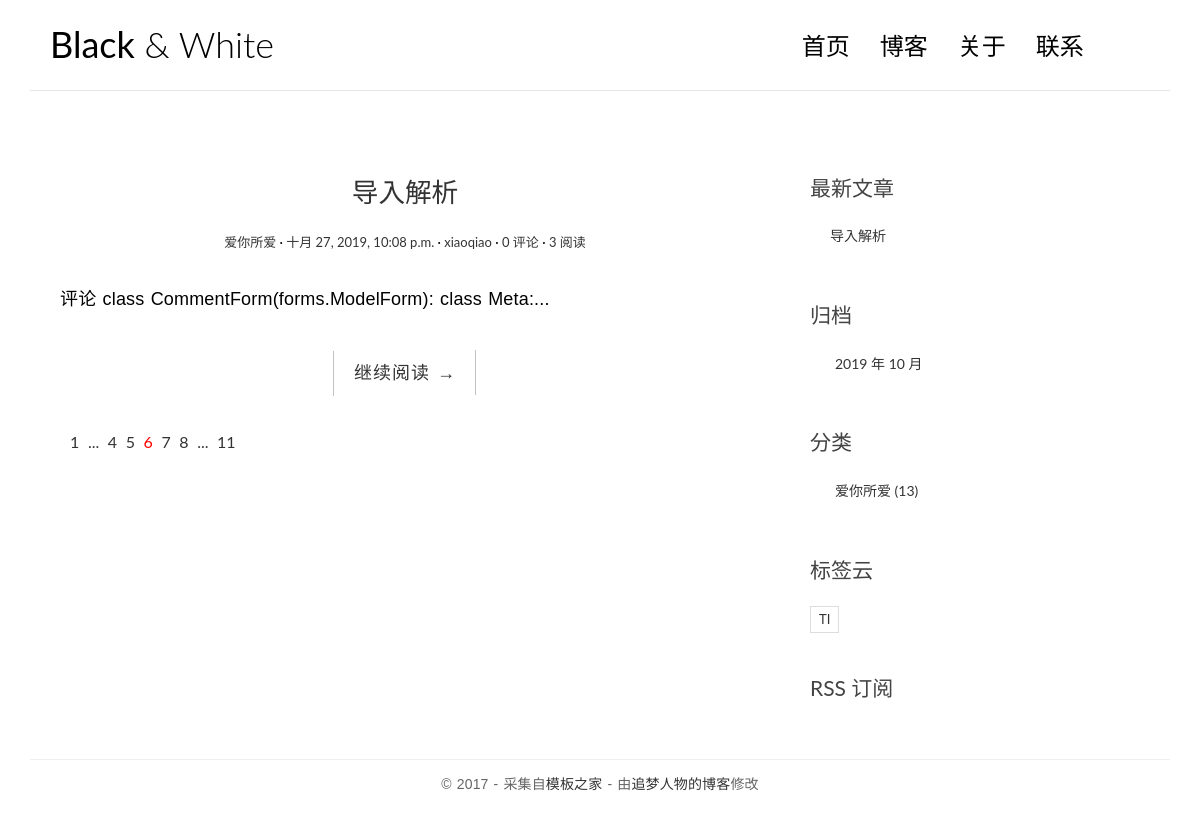
The page / on the database its author committed.
### blog/models.py (models this page shows, shortened)
class Post(models.Model):
    title = models.CharField('标题', max_length=70)
    body = models.TextField('正文')
    created_time = models.DateTimeField('创建时间', default=timezone.now)
    modified_time = models.DateTimeField('修改时间')
    excerpt = models.CharField('摘要', max_length=200, blank=True)
    category = models.ForeignKey(Category, verbose_name='分类', on_delete=models.CASCADE)
    tags = models.ManyToManyField(Tag, verbose_name='标签', blank=True)
    author = models.ForeignKey(User, verbose_name='作者', on_delete=models.CASCADE)
    views = models.PositiveIntegerField(default=0, editable=False)
    class Meta:
        verbose_name = '文章'
        verbose_name_plural = verbose_name
        ordering = ['-created_time']
    def get_absolute_url(self):
        return reverse('blog:detail', kwargs={'pk': self.pk})

class Category(models.Model):
    name = models.CharField('分类名', max_length=100)
    class Meta:
        verbose_name = '分类'
        verbose_name_plural = verbose_name

class Tag(models.Model):
    name = models.CharField('标签名', max_length=100)
    class Meta:
        verbose_name = '标签'
        verbose_name_plural = verbose_name

### blog/views.py (the view)
# urls.py: path('', views.IndexView.as_view(), name='index'),
class IndexView(ListView):
    model = Post
    template_name = 'blog/index.html'
    context_object_name = 'post_list'

### blog/templatetags/blog_extras.py (called while the page is built)
@register.inclusion_tag('blog/inclusions/_recent_posts.html', takes_context=True)
def show_recent_posts(context, num=5):
    return {
        'recent_post_list': Post.objects.all()[:num],
    }

@register.inclusion_tag('blog/inclusions/_archives.html', takes_context=True)
def show_archives(context):
    return {
        'date_list': Post.objects.dates('created_time', 'month', order='DESC'),
    }

@register.inclusion_tag('blog/inclusions/_categories.html', takes_context=True)
def show_categories(context):
    return {
        'category_list': Category.objects.all(),
    }

@register.inclusion_tag('blog/inclusions/_tags.html', takes_context=True)
def show_tags(context):
    return {
        'tag_list': Tag.objects.all(),
    }

### templates/blog/index.html
{% extends 'base.html' %}
{% block main %}
  {% for post in post_list %}
    <article class="post post-{{ post.pk }}">
      <header class="entry-header">
        <h1 class="entry-title">
          <a href="{{ post.get_absolute_url }}">{{ post.title }}</a>
        </h1>
        <div class="entry-meta">
          <span class="post-category"><a href="#">{{ post.category.name }}</a></span>
          <span class="post-date"><a href="#"><time class="entry-date"
                                                    datetime="{{ post.created_time }}">{{ post.created_time }}</time></a></span>
          <span class="post-author"><a href="#">{{ post.author }}</a></span>
          <span class="comments-link"><a href="{{ post.get_absolute_url }}#comment-area">{{ post.comment_set.count }} 评论</a></span>
          <span class="views-count"><a href="{{ post.get_absolute_url }}">{{ post.views }} 阅读</a></span>
        </div>
      </header>
      <div class="entry-content clearfix">
        <p>{{ post.excerpt }}...</p>
        <div class="read-more cl-effect-14">
          <a href="{{ post.get_absolute_url }}" class="more-link">继续阅读 <span class="meta-nav">→</span></a>
        </div>
      </div>
    </article>
  {% empty %}
    <div class="no-post">暂时还没有发布的文章！</div>
  {% endfor %}
  <div class="pagination">
    <ul>
      <li><a href="">1</a></li>
      <li><a href="">...</a></li>
      <li><a href="">4</a></li>
      <li><a href="">5</a></li>
      <li class="current"><a href="">6</a></li>
      <li><a href="">7</a></li>
      <li><a href="">8</a></li>
      <li><a href="">...</a></li>
      <li><a href="">11</a></li>
    </ul>
  </div>
{% endblock main %}

### templates/blog/inclusions/_recent_posts.html
<div class="widget widget-recent-posts">
  <h3 class="widget-title">最新文章</h3>
  <ul>
    {% for post in recent_post_list %}
      <li>
        <a href="{{ post.get_absolute_url }}">{{ post.title }}</a>
      </li>
    {% empty %}
      暂无文章！
    {% endfor %}
  </ul>
</div>

### templates/blog/inclusions/_categories.html
<div class="widget widget-category">
  <h3 class="widget-title">分类</h3>
  <ul>
    {% for category in category_list %}
      <li>
        <a href="{% url 'blog:category' category.pk %}">{{ category.name }} <span class="post-count">(13)</span></a>
      </li>
    {% empty %}
      暂无分类！
    {% endfor %}
  </ul>
</div>

### templates/blog/inclusions/_tags.html
<div class="widget widget-tag-cloud">
  <h3 class="widget-title">标签云</h3>
  <ul>
    {% for tag in tag_list %}
      <li>
        <a href="{% url 'blog:tag' tag.pk %}">{{ tag.name }}</a>
      </li>
    {% empty %}
      暂无标签！
    {% endfor %}
  </ul>
</div>

### blog/static/blog/css/custom.css (style rules this page uses)
* { outline: none; }
h1, h2, h3, h4, h5, h6 { margin-top: 0; }
a { color: #333; }
body { color: #444; font-family: 'Lato', sans-serif; }
p { font-family: 'Ubuntu', sans-serif; font-weight: 400; word-spacing: 1px; letter-spacing: 0.01em; }
.post { background: #fff; padding: 30px 30px 0; }
.entry-title { text-align: center; font-size: 1.9em; margin-bottom: 20px; line-height: 1.6; padding: 10px 20px 0; }
.entry-meta { text-align: center; color: #DDDDDD; font-size: 13px; margin-bottom: 30px; }
.entry-content { font-size: 18px; line-height: 1.9; font-weight: 300; color: #000; }
.post-category::after, .post-date::after, .post-author::after, .comments-link::after { content: ' ·'; color: #000; }
.read-more { font-family: 'Ubuntu', sans-serif; font-weight: 400; word-spacing: 1px; letter-spacing: 0.01em; text-align: center; margin-top: 20px; }
.cl-effect-14 a { padding: 0 20px; height: 45px; line-height: 45px; position: relative; display: inline-block; margin: 15px 25px; letter-spacing: 1px; font-weight: 400; text-shadow: 0 0 1px rgba(255, 255, 255, 0.3); }
.cl-effect-14 a::before, .cl-effect-14 a::after { position: absolute; width: 45px; height: 1px; background: #C3C3C3; content: ''; -webkit-transition: all 0.3s; -moz-transition: all 0.3s; transition: all 0.3s; pointer-events: none; }
.cl-effect-14 a::before { top: 0; left: 0; -webkit-transform: rotate(90deg); -moz-transform: rotate(90deg); transform: rotate(90deg); -webkit-transform-origin: 0 0; -moz-transform-origin: 0 0; transform-origin: 0 0; }
.cl-effect-14 a::after { right: 0; bottom: 0; -webkit-transform: rotate(90deg); -moz-transform: rotate(90deg); transform: rotate(90deg); -webkit-transform-origin: 100% 0; -moz-transform-origin: 100% 0; transform-origin: 100% 0; }
.widget { background: #fff; padding: 30px 0 0; }
.widget-title { font-size: 1.5em; margin-bottom: 20px; line-height: 1.6; padding: 10px 0 0; font-weight: 400; }
.widget-recent-posts ul { padding: 0; margin: 0; padding-left: 20px; }
.widget-recent-posts ul li { list-style-type: none; position: relative; line-height: 170%; margin-bottom: 10px; }
.widget-recent-posts ul li::before { content: '\f3d3'; font-family: "Ionicons"; position: absolute; left: -17px; top: 3px; font-size: 16px; color: #000; }
.widget-category ul { padding: 0; margin: 0; padding-left: 25px; }
.widget-category ul li { list-style-type: none; position: relative; line-height: 170%; margin-bottom: 10px; }
.widget-category ul li::before { content: '\f3fe'; font-family: "Ionicons"; position: absolute; left: -25px; top: 1px; font-size: 18px; color: #000; }
.widget-tag-cloud ul { padding: 0; margin: 0; margin-right: -10px; }
.widget-tag-cloud ul li { list-style-type: none; font-size: 13px; display: inline-block; margin-right: 10px; margin-bottom: 10px; padding: 3px 8px; border: 1px solid #ddd; }
.pagination ul { list-style: none; }
.pagination ul li { display: inline-block; font-size: 16px; margin-right: 5px; }
.current a { color: red; }

### rows shown on the page
Post: title "导入解析", category.name "爱你所爱", created_time "十月 27, 2019, 10:08 p.m.", author "xiaoqiao", comment_set.count "0", views "3", excerpt "评论 class CommentForm(forms.ModelForm): class Meta:"
Category: name "爱你所爱"
Tag: name "TI"

### other values the page prints
{{ date.year }} "2019"
{{ date.month }} "10"
